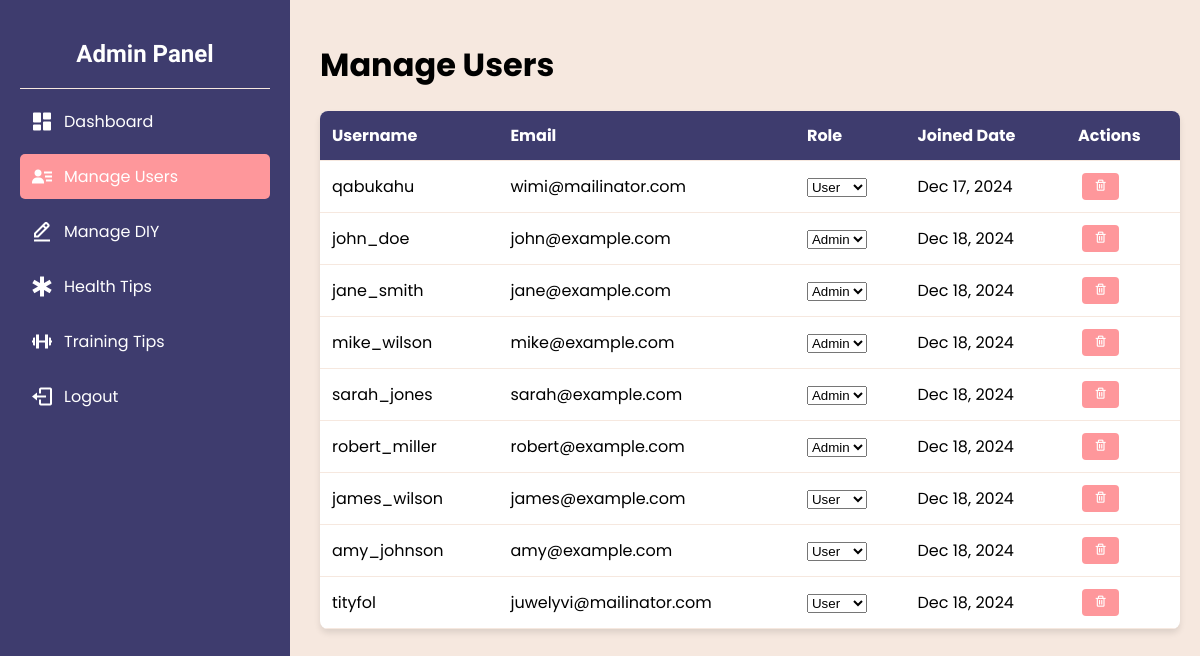
Page /view/admin/manage-users.php (signed in) on the committed database.
### tables this page shows
CREATE TABLE `users` (
  `user_id` int NOT NULL,
  `username` varchar(50) NOT NULL,
  `email` varchar(100) NOT NULL,
  `password_hash` varchar(255) NOT NULL,
  `profile_image` varchar(255) DEFAULT NULL,
  `created_at` timestamp NULL DEFAULT CURRENT_TIMESTAMP,
  `role` int NOT NULL DEFAULT '2'
);

### view/admin/manage-users.php (the view, shortened to what this page needs)
<?php
require_once '../../db/db.php';
$query = "SELECT user_id, username, email, role, created_at FROM users WHERE user_id != ?";
$stmt = $conn->prepare($query);
$stmt->bind_param("i", $_SESSION['user_id']);
$stmt->execute();
$result = $stmt->get_result();
?>
<!DOCTYPE html>
<html lang="en">
<head>
    <link href="https://unpkg.com/boxicons@2.1.4/css/boxicons.min.css" rel="stylesheet">
</head>
<body>
    <?php include 'sidebar.php'; ?>
    <div class="main-content">
        <h1>Manage Users</h1>
        <table>
            <thead>
                <tr>
                    <th>Username</th>
                    <th>Email</th>
                    <th>Role</th>
                    <th>Joined Date</th>
                    <th>Actions</th>
                </tr>
            </thead>
            <tbody>
                <?php while ($user = $result->fetch_assoc()): ?>
                <tr>
                    <td><?= htmlspecialchars($user['username']) ?></td>
                    <td><?= htmlspecialchars($user['email']) ?></td>
                    <td>
                        <form action="../../actions/admin/manage_users.php" method="POST" style="display:inline;">
                            <select name="role" onchange="this.form.submit()">
                                <option value="2" <?= $user['role'] == 2 ? 'selected' : '' ?>>User</option>
                                <option value="1" <?= $user['role'] == 1 ? 'selected' : '' ?>>Admin</option>
                            </select>
                        </form>
                    </td>
                    <td><?= date('M d, Y', strtotime($user['created_at'])) ?></td>
                    <td class="actions">
                        <button class="delete-btn" onclick="confirmDelete(<?= $user['user_id'] ?>)">
                            <i class='bx bx-trash'></i>
                        </button>
                    </td>
                </tr>
                <?php endwhile; ?>
            </tbody>
        </table>
    </div>
</body>
</html>

### view/admin/manage-users.php (style rules this page uses)
:root { --dark-blue: #3E3C6E; --pink: #FE979B; --peach: #FEAE97; --light-pink: #F6E8DF; --white: #FFFFFF; }
body { margin: 0; display: flex; font-family: 'Poppins', sans-serif; }
.main-content { flex: 1; padding: 20px; background-color: var(--light-pink); }
table { width: 100%; border-collapse: collapse; background: var(--white); border-radius: 8px; overflow: hidden; box-shadow: 0 4px 6px rgba(0, 0, 0, 0.1); }
th, td { padding: 12px; text-align: left; border-bottom: 1px solid var(--light-pink); }
th { background-color: var(--dark-blue); color: var(--white); }
.actions button { padding: 6px 12px; border: none; border-radius: 4px; cursor: pointer; margin: 0 4px; }
.delete-btn { background-color: var(--pink); color: var(--white); }

### view/admin/sidebar.php (style rules this page uses)
:root { --dark-blue: #3E3C6E; --pink: #FE979B; --peach: #FEAE97; --light-pink: #F6E8DF; --white: #FFFFFF; }
body { margin: 0; display: flex; font-family: 'Poppins', sans-serif; background-color: var(--light-pink); }
.main-content { margin-left: 300px; flex: 1; padding: 20px; background-color: var(--light-pink); min-height: 100vh; }

### rows in the picture
users: username "qabukahu", email "wimi@mailinator.com", role "User", created_at "Dec 17, 2024"
users: username "john_doe", email "john@example.com", role "Admin", created_at "Dec 18, 2024"
users: username "jane_smith", email "jane@example.com", role "Admin", created_at "Dec 18, 2024"
users: username "mike_wilson", email "mike@example.com", role "Admin", created_at "Dec 18, 2024"
users: username "sarah_jones", email "sarah@example.com", role "Admin", created_at "Dec 18, 2024"
users: username "robert_miller", email "robert@example.com", role "Admin", created_at "Dec 18, 2024"
users: username "james_wilson", email "james@example.com", role "User", created_at "Dec 18, 2024"
users: username "amy_johnson", email "amy@example.com", role "User", created_at "Dec 18, 2024"
users: username "tityfol", email "juwelyvi@mailinator.com", role "User", created_at "Dec 18, 2024"
